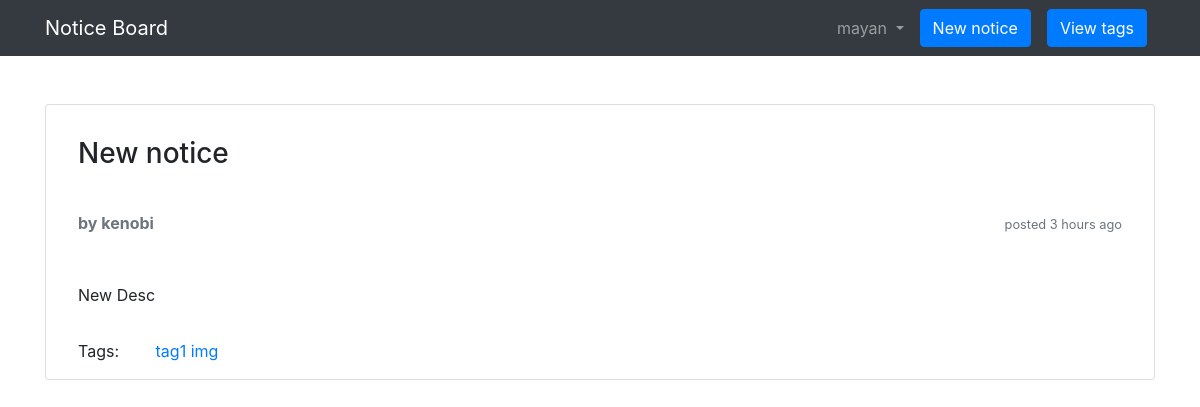
Screenshot of /notices/66 (signed in) with the database file from the repository.
### notices/models.py (models this page shows, shortened)
class Notice(models.Model):
	title = models.CharField(max_length=100)
	message = models.TextField(max_length=2000)
	created_at = models.DateTimeField(auto_now_add=True)
	tags = models.CharField(max_length=100, null=True)
	created_by = models.ForeignKey(User, related_name='posts', on_delete=models.DO_NOTHING)
	def get_message_as_markdown(self):
		return mark_safe(markdown(self.message, safe_mode='escape'))
	def get_tags_as_list(self):
		return self.tags.split(",")[:-1]

### notices/views.py (the view)
# urls.py: path('notices/<int:notice_id>', views.NoticeView, name='notice_page'),
@login_required
def NoticeView(request, notice_id) :
	notice = get_object_or_404(Notice, id = notice_id)
	return render(request, 'notices/notice_page.html', {'notice': notice})

### notices/templates/notices/notice_page.html
{% extends 'notices/base.html' %}
{% load humanize %}
{% block content %}
    <div class="card mb-2 mt-5">
      <div class="card-body p-3">
		<h3 class="p-3">{{ notice.title }}</h3>
		<div class="row mb-3 p-3">
		  <div class="col-6">
		    <strong class="text-muted">by {{ notice.created_by }}</strong>
		  </div>
		  <div class="col-6 text-right">
		    <small class="text-muted">posted {{ notice.created_at|naturaltime }}</small>
		  </div>
		</div>
		<div class="p-3">{{ notice.get_message_as_markdown }}</div>
		{% if notice.tags %}
			<span class="p-3">
			Tags:
			</span>
			<span class="p-3">
				{% for tag in notice.get_tags_as_list%}
					<a href="{% url 'notices:tag' tag %}"> {{ tag }} </a>
				{% endfor %}
			</span>
		{% endif %}
	   </div>
	</div>
{% endblock %}

### notices/templates/notices/base.html (shortened to what this page needs)
{% load static %}
<!DOCTYPE html>
<html>
<head>
    <link rel="stylesheet" href="{% static 'css/bootstrap.min.css' %}">
    {% block stylesheet %}
    <link rel="stylesheet" href="{% static 'css/notices.css' %}">
    {% endblock %}
</head>
<body>
        <nav class="navbar navbar-expand-sm navbar-dark bg-dark">
          <div class="container">
            <a class="navbar-brand" href="{% url 'notices:home' %}">Notice Board</a>
            {% block navbar %}
                <div class="collapse navbar-collapse" id="mainMenu">
                    {% if user.is_authenticated %}
                      <ul class="navbar-nav ml-auto">
                        <li class="nav-item dropdown">
                          <a class="nav-link dropdown-toggle" href="#" id="userMenu" data-toggle="dropdown" aria-haspopup="true" aria-expanded="false">
                            {{ user.username }}
                          </a>
                        </li>
                        <form class="form-inline ml-auto">
                        {% if user.is_staff %}
                         <a href="{% url 'notices:new_notice'%}" class="btn btn-primary mx-2">New notice</a>
                        {% endif %}
                         <a href="{% url 'notices:tags'%}" class="btn btn-primary mx-2">View tags</a>
                        </form>
                      </ul>
                  {% endif %}
                </div>
            {% endblock %}
          </div>
        </nav>
    <div class="container">
    {% block content %}
    {% endblock %}
    </div>
</body>
</html>

### rows the page displays
Notice: title "New notice", created_by "kenobi", created_at "3 hours ago", get_message_as_markdown "New Desc"

### other values shown
{{ user.username }} "mayan"
{{ tag }} "tag1" "img"
